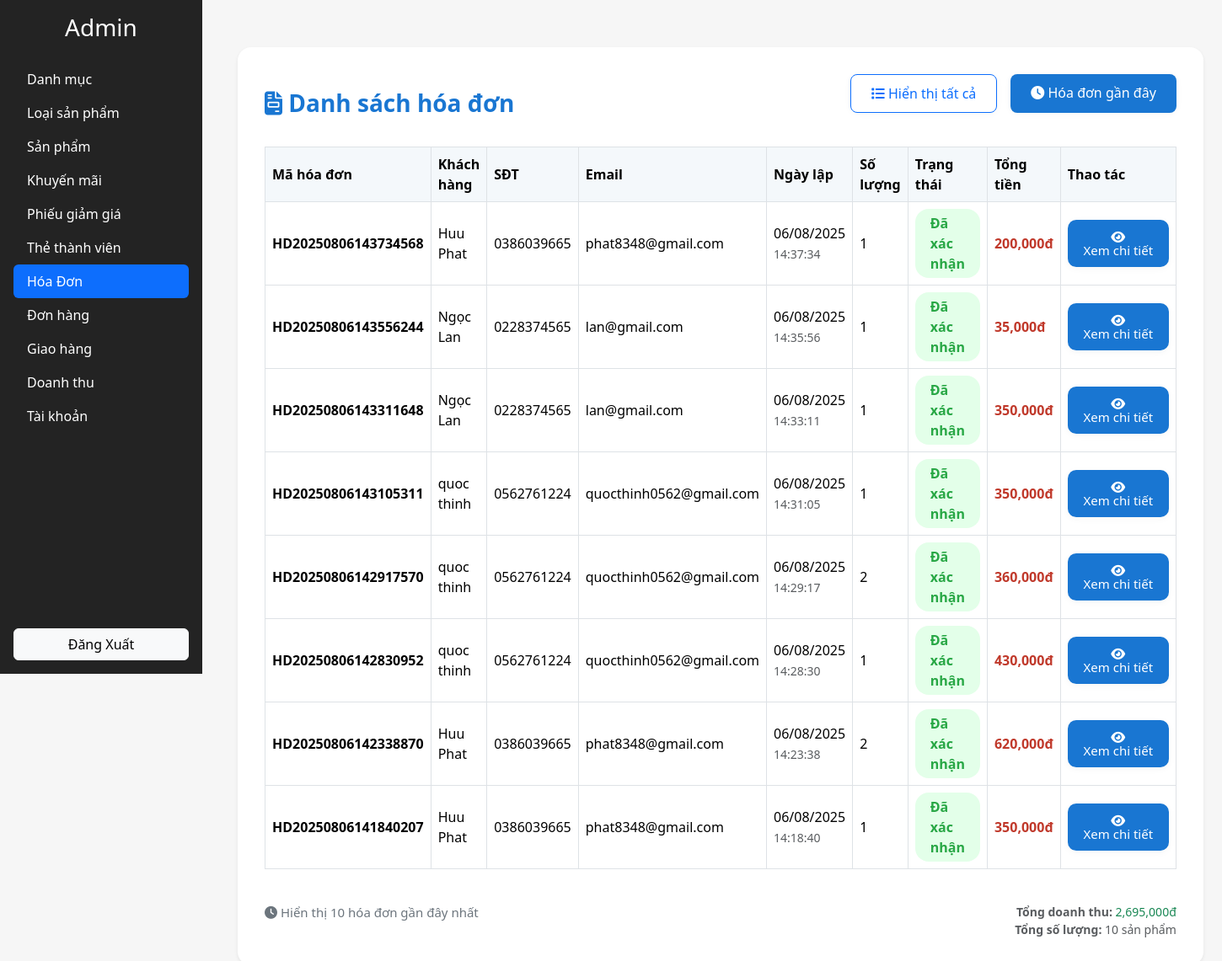
The page /view/admin.php?section=chitiethoadon&recent=1 (signed in) on the database its author committed.
### tables this page shows
CREATE TABLE `hoadon` (
  `ID` int(11) NOT NULL,
  `MAHD` varchar(20) NOT NULL,
  `TONGTIEN` float DEFAULT NULL,
  `NGAYLAP` datetime DEFAULT NULL,
  `TRANGTHAI` varchar(20) DEFAULT NULL,
  `MAKH` varchar(10) NOT NULL
);

### controller/invoice_management.php (the view, shortened to what this page needs)
<?php
$db = new database();
$conn = $db->getConnection();
$recent = isset($_GET['recent']) && $_GET['recent'] == '1';
if ($recent) {
    $stmt = $conn->prepare("
        SELECT hd.*, kh.TENKH, kh.SDT, kh.EMAIL, kh.DIACHI,
               COALESCE((SELECT SUM(ct.SOLUONG) FROM chitiethoadon ct WHERE ct.MAHD = hd.MAHD), 0) as TONG_SOLUONG
        FROM hoadon hd
        LEFT JOIN khachhang kh ON hd.MAKH = kh.MAKH
        ORDER BY hd.NGAYLAP DESC
        LIMIT 10
    ");
}
$stmt->execute();
$ds_hoadon = $stmt->fetchAll(PDO::FETCH_ASSOC);
?>
<!DOCTYPE html>
<html lang="vi">
<head>
  <link href="https://cdn.jsdelivr.net/npm/bootstrap@5.3.2/dist/css/bootstrap.min.css" rel="stylesheet">
  <link rel="stylesheet" href="https://cdnjs.cloudflare.com/ajax/libs/font-awesome/6.5.0/css/all.min.css">
</head>
<body>
<div class="container py-4">
  <div class="table-section shadow-sm">
    <div class="d-flex align-items-center justify-content-between mb-3 flex-wrap">
      <h3 class="mb-0" style="font-weight:700; color:#1976d2;">
        <i class="fas fa-file-invoice"></i> Danh sách hóa đơn
      </h3>
      <div class="filter-bar">
        <a href="/web_3/view/admin.php?section=chitiethoadon" class="btn btn-outline-primary <?= !$recent ? 'active' : '' ?>">
  <i class="fa-solid fa-list"></i> Hiển thị tất cả
</a>
<a href="/web_3/view/admin.php?section=chitiethoadon&recent=1" class="btn btn-outline-primary <?= $recent ? 'active' : '' ?>">
  <i class="fa-solid fa-clock"></i> Hóa đơn gần đây
</a>
      </div>
    </div>
    <div class="table-responsive">
      <table class="table table-bordered table-hover align-middle">
        <thead>
          <tr>
            <th>Mã hóa đơn</th>
            <th>Khách hàng</th>
            <th>SĐT</th>
            <th>Email</th>
            <th>Ngày lập</th>
            <th>Số lượng</th>
            <th>Trạng thái</th>
            <th>Tổng tiền</th>
            <th style="width:180px">Thao tác</th>
          </tr>
        </thead>
        <tbody>
          <?php foreach($ds_hoadon as $hd):
            $st = $hd['TRANGTHAI'];
            $cls = '';
            if ($st == 'Đã xác nhận') $cls = 'status-checked';
            elseif ($st == 'Chờ xác nhận') $cls = 'status-pending';
            elseif ($st == 'Đã hủy') $cls = 'status-cancel';
            else $cls = 'status-delivered';
          ?>
          <tr>
            <td><strong><?= htmlspecialchars($hd['MAHD']) ?></strong></td>
            <td><?= htmlspecialchars($hd['TENKH'] ?? 'Khách vãng lai') ?></td>
            <td><?= htmlspecialchars($hd['SDT'] ?? 'N/A') ?></td>
            <td><?= htmlspecialchars($hd['EMAIL'] ?? 'N/A') ?></td>
            <td>
              <div><?= date('d/m/Y', strtotime($hd['NGAYLAP'])) ?></div>
              <small class="text-muted"><?= date('H:i:s', strtotime($hd['NGAYLAP'])) ?></small>
            </td>
            <td>
              <?= $hd['TONG_SOLUONG'] > 0 ? $hd['TONG_SOLUONG'] : '0' ?>
            </td>
            <td><span class="status-label <?= $cls ?>"><?= htmlspecialchars($st) ?></span></td>
            <td>
              <div style="color:#c0392b; font-weight:600; font-size:16px;">
<?= number_format($hd['TONGTIEN']) ?>đ
              </div>
            </td>
            <td>
              <div class="action-buttons">
                <a href="/web_3/controller/invoice_detail.php?id=<?= urlencode($hd['MAHD']) ?>"
                   class="btn btn-primary" title="Xem chi tiết">
                  <i class="fas fa-eye"></i>
                  <span>Xem chi tiết</span>
                </a>
              </div>
            </td>
          </tr>
          <?php endforeach; ?>
</tbody>
      </table>
    </div>
    <div class="row mt-4">
      <div class="col-md-8">
        <?php if($recent): ?>
          <div class="text-secondary" style="font-size:15px;">
            <i class="fa-solid fa-clock"></i> Hiển thị 10 hóa đơn gần đây nhất
          </div>
        <?php else: ?>
          <div class="text-secondary" style="font-size:15px;">
            <i class="fa-solid fa-list"></i> Hiển thị tất cả hóa đơn (<?= count($ds_hoadon) ?> hóa đơn)
          </div>
        <?php endif; ?>
      </div>
      <div class="col-md-4 text-end">
        <?php
          $tong_doanhthu = 0;
          $tong_soluong = 0;
          foreach($ds_hoadon as $hd) {
            $tong_doanhthu += floatval($hd['TONGTIEN']);
            $tong_soluong += intval($hd['TONG_SOLUONG']);
          }
        ?>
        <div class="text-muted small">
          <div><strong>Tổng doanh thu:</strong> <span class="text-success"><?= number_format($tong_doanhthu) ?>đ</span></div>
          <div><strong>Tổng số lượng:</strong> <?= $tong_soluong ?> sản phẩm</div>
        </div>
      </div>
    </div>
  </div>
</div>
</body>
</html>

### view/upload/header_admin.php (style rules this page uses)
body { background:#f6f6f6; }
.table-section { background: #fff; border-radius: 8px; padding: 25px; margin-top: 20px; box-shadow: 0 1px 12px rgba(0,0,0,0.04); }

### controller/invoice_management.php (style rules this page uses)
body { background: #f6f6f6; }
.table-section { background: #fff; border-radius: 16px; padding: 32px; margin-top: 32px; box-shadow: 0 2px 18px rgba(0,0,0,0.07); max-width: 1200px; margin-left:auto; margin-right:auto; }
.status-label { padding: 5px 18px; border-radius: 16px; font-weight:600; font-size:1em; display:inline-block; }
.status-checked { background: #e3ffe9; color: #28a745; }
.action-buttons { display: flex; gap: 12px; justify-content: center; align-items: stretch; width: 100%; }
.action-buttons .btn { min-width: 120px; padding: 13px 0 11px 0; font-size: 15px; font-weight: 500; display: flex; flex-direction: column; align-items: center; justify-content: center; border-radius: 10px; line-height: 1.1; box-shadow: 0 2px 8px rgba(0,0,0,0.04); transition: background 0.2s; }
.action-buttons .btn-primary { background: #1976d2; border: none; color: #fff; }
.table thead th { vertical-align: middle; background: #f4f8fb; }
.filter-bar { display: flex; gap: 16px; margin-bottom: 24px; justify-content: flex-end; flex-wrap: wrap; }
.filter-bar .btn { font-size: 16px; padding: 10px 24px; border-radius: 8px; box-shadow: 0 1px 8px rgba(0,0,0,0.04); font-weight: 500; transition: background 0.2s; }
.filter-bar .btn.active, .filter-bar .btn:active { background: #1976d2 !important; color: #fff !important; border: none; }

### rows shown on the page
hoadon: MAHD "HD20250806143734568", TENKH "Huu Phat", SDT "0386039665", EMAIL "phat8348@gmail.com", NGAYLAP "06/08/2025", NGAYLAP "14:37:34", TONG_SOLUONG "1", TRANGTHAI "Đã xác nhận", TONGTIEN "200,000"
hoadon: MAHD "HD20250806143556244", TENKH "Ngọc Lan", SDT "0228374565", EMAIL "lan@gmail.com", NGAYLAP "06/08/2025", NGAYLAP "14:35:56", TONG_SOLUONG "1", TRANGTHAI "Đã xác nhận", TONGTIEN "35,000"
hoadon: MAHD "HD20250806143311648", TENKH "Ngọc Lan", SDT "0228374565", EMAIL "lan@gmail.com", NGAYLAP "06/08/2025", NGAYLAP "14:33:11", TONG_SOLUONG "1", TRANGTHAI "Đã xác nhận", TONGTIEN "350,000"
hoadon: MAHD "HD20250806143105311", TENKH "quoc thinh", SDT "0562761224", EMAIL "quocthinh0562@gmail.com", NGAYLAP "06/08/2025", NGAYLAP "14:31:05", TONG_SOLUONG "1", TRANGTHAI "Đã xác nhận", TONGTIEN "350,000"
hoadon: MAHD "HD20250806142917570", TENKH "quoc thinh", SDT "0562761224", EMAIL "quocthinh0562@gmail.com", NGAYLAP "06/08/2025", NGAYLAP "14:29:17", TONG_SOLUONG "2", TRANGTHAI "Đã xác nhận", TONGTIEN "360,000"
hoadon: MAHD "HD20250806142830952", TENKH "quoc thinh", SDT "0562761224", EMAIL "quocthinh0562@gmail.com", NGAYLAP "06/08/2025", NGAYLAP "14:28:30", TONG_SOLUONG "1", TRANGTHAI "Đã xác nhận", TONGTIEN "430,000"
hoadon: MAHD "HD20250806142338870", TENKH "Huu Phat", SDT "0386039665", EMAIL "phat8348@gmail.com", NGAYLAP "06/08/2025", NGAYLAP "14:23:38", TONG_SOLUONG "2", TRANGTHAI "Đã xác nhận", TONGTIEN "620,000"
hoadon: MAHD "HD20250806141840207", TENKH "Huu Phat", SDT "0386039665", EMAIL "phat8348@gmail.com", NGAYLAP "06/08/2025", NGAYLAP "14:18:40", TONG_SOLUONG "1", TRANGTHAI "Đã xác nhận", TONGTIEN "350,000"

### other values the page prints
$tong_doanhthu "2,695,000"
$tong_soluong "10"
